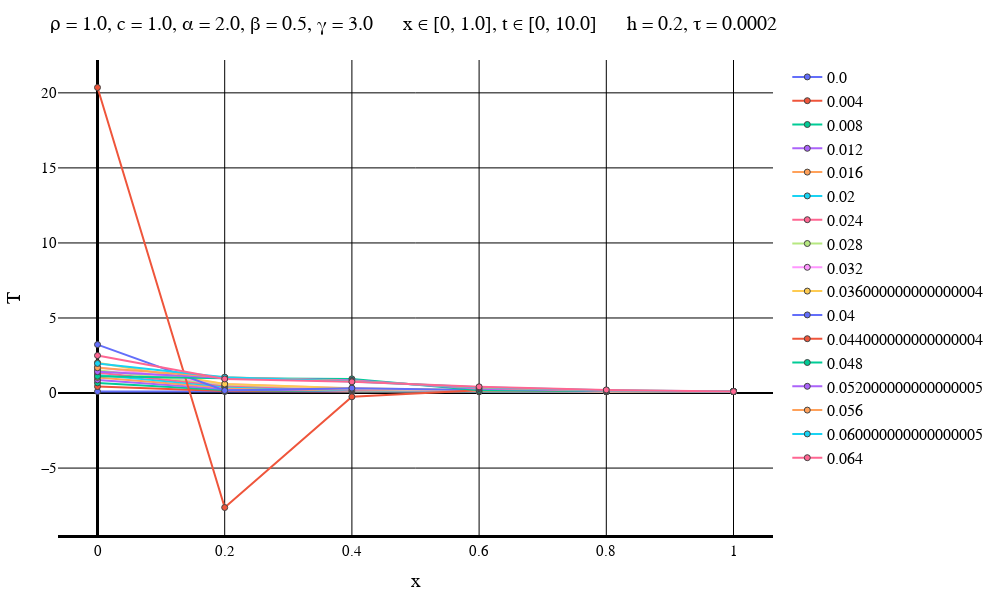

Here is the notebook cell this chart was saved with:
### Code cell
solutionFile = "D:\\Calc_Methods_2\\Lab2\\QuasilinearHeatEq\\MixedCondsRightT\\solution$numOfEq.txt"
dataFile = "D:\\Calc_Methods_2\\Lab2\\QuasilinearHeatEq\\MixedCondsRightT\\data$numOfEq.txt"
intervalFile = "D:\\Calc_Methods_2\\Lab2\\QuasilinearHeatEq\\MixedCondsRightT\\interval$numOfEq.txt"

solutionMatrix = readdlm(solutionFile)
dataVec = readdlm(dataFile)
intervalVec = readdlm(intervalFile);

L = dataVec[3]
timeEnd = dataVec[4]
numOfXIntervals = Int(intervalVec[1])
numOfTIntervals = Int(intervalVec[2])
h = L / numOfXIntervals
τ = timeEnd / numOfTIntervals
if default == true
    plotStep = trunc(Int, timeEnd / (defaultStepParam * τ))
    numOfPlots = numOfTIntervals + 1    
else
    plotStep = firstSteps
    numOfPlots = firstPlots
end
println("Шаг графика: $plotStep")
println("Время последнего графика: $((numOfPlots - 1)*τ)")
makePlot(numOfPlots, plotStep, solutionMatrix, dataVec, intervalVec, true)

### Figure 1 — Plotly figure (JSON) as saved in the notebook; plotly's stock layout.template omitted (floating-point values rounded to 4 significant figures)
{"data": [{"line": {"width": 2}, "marker": {"line": {"width": 1}, "showline": true}, "mode": "lines+markers", "name": "0.0", "type": "scatter", "x": [0, 0.2, 0.4, 0.6, 0.8, 1], "y": [0.1, 0.1, 0.1, 0.1, 0.1, 0.1]}, {"line": {"width": 2}, "marker": {"line": {"width": 1}, "showline": true}, "mode": "lines+markers", "name": "0.004", "type": "scatter", "x": [0, 0.2, 0.4, 0.6, 0.8, 1], "y": [0.4318, 0.1318, 0.1022, 0.1001, 0.1, 0.1]}, {"line": {"width": 2}, "marker": {"line": {"width": 1}, "showline": true}, "mode": "lines+markers", "name": "0.008", "type": "scatter", "x": [0, 0.2, 0.4, 0.6, 0.8, 1], "y": [0.6756, 0.1983, 0.1126, 0.1013, 0.1001, 0.1]}, {"line": {"width": 2}, "marker": {"line": {"width": 1}, "showline": true}, "mode": "lines+markers", "name": "0.012", "type": "scatter", "x": [0, 0.2, 0.4, 0.6, 0.8, 1], "y": [0.8716, 0.2769, 0.1321, 0.1046, 0.1005, 0.1]}, {"line": {"width": 2}, "marker": {"line": {"width": 1}, "showline": true}, "mode": "lines+markers", "name": "0.016", "type": "scatter", "x": [0, 0.2, 0.4, 0.6, 0.8, 1], "y": [1.042, 0.357, 0.159, 0.1109, 0.1017, 0.1]}, {"line": {"width": 2}, "marker": {"line": {"width": 1}, "showline": true}, "mode": "lines+markers", "name": "0.02", "type": "scatter", "x": [0, 0.2, 0.4, 0.6, 0.8, 1], "y": [1.201, 0.4335, 0.1911, 0.1203, 0.1037, 0.1]}, {"line": {"width": 2}, "marker": {"line": {"width": 1}, "showline": true}, "mode": "lines+markers", "name": "0.024", "type": "scatter", "x": [0, 0.2, 0.4, 0.6, 0.8, 1], "y": [1.358, 0.5033, 0.2262, 0.1326, 0.1069, 0.1]}, {"line": {"width": 2}, "marker": {"line": {"width": 1}, "showline": true}, "mode": "lines+markers", "name": "0.028", "type": "scatter", "x": [0, 0.2, 0.4, 0.6, 0.8, 1], "y": [1.525, 0.5626, 0.2623, 0.1474, 0.1113, 0.1]}, {"line": {"width": 2}, "marker": {"line": {"width": 1}, "showline": true}, "mode": "lines+markers", "name": "0.032", "type": "scatter", "x": [0, 0.2, 0.4, 0.6, 0.8, 1], "y": [1.724, 0.6034, 0.2971, 0.1639, 0.1168, 0.1]}, {"line": {"width": 2}, "marker": {"line": {"width": 1}, "showline": true}, "mode": "lines+markers", "name": "0.036000000000000004", "type": "scatter", "x": [0, 0.2, 0.4, 0.6, 0.8, 1], "y": [2.023, 0.597, 0.3264, 0.1813, 0.1234, 0.1]}, {"line": {"width": 2}, "marker": {"line": {"width": 1}, "showline": true}, "mode": "lines+markers", "name": "0.04", "type": "scatter", "x": [0, 0.2, 0.4, 0.6, 0.8, 1], "y": [3.227, 0.1652, 0.3275, 0.1972, 0.1305, 0.1]}, {"line": {"width": 2}, "marker": {"line": {"width": 1}, "showline": true}, "mode": "lines+markers", "name": "0.044000000000000004", "type": "scatter", "x": [0, 0.2, 0.4, 0.6, 0.8, 1], "y": [20.36, -7.626, -0.25, 0.1876, 0.137, 0.1]}, {"line": {"width": 2}, "marker": {"line": {"width": 1}, "showline": true}, "mode": "lines+markers", "name": "0.048", "type": "scatter", "x": [0, 0.2, 0.4, 0.6, 0.8, 1], "y": [1.118, 0.9906, 0.9423, 0.1928, 0.1352, 0.1]}, {"line": {"width": 2}, "marker": {"line": {"width": 1}, "showline": true}, "mode": "lines+markers", "name": "0.052000000000000005", "type": "scatter", "x": [0, 0.2, 0.4, 0.6, 0.8, 1], "y": [1.423, 1.016, 0.8472, 0.2887, 0.1482, 0.1]}, {"line": {"width": 2}, "marker": {"line": {"width": 1}, "showline": true}, "mode": "lines+markers", "name": "0.056", "type": "scatter", "x": [0, 0.2, 0.4, 0.6, 0.8, 1], "y": [1.686, 1.045, 0.7947, 0.3487, 0.169, 0.1]}, {"line": {"width": 2}, "marker": {"line": {"width": 1}, "showline": true}, "mode": "lines+markers", "name": "0.060000000000000005", "type": "scatter", "x": [0, 0.2, 0.4, 0.6, 0.8, 1], "y": [1.972, 1.052, 0.7672, 0.3882, 0.1907, 0.1]}, {"line": {"width": 2}, "marker": {"line": {"width": 1}, "showline": true}, "mode": "lines+markers", "name": "0.064", "type": "scatter", "x": [0, 0.2, 0.4, 0.6, 0.8, 1], "y": [2.501, 0.9399, 0.7473, 0.4156, 0.2106, 0.1]}], "layout": {"coloraxis": {"outlinecolor": "black"}, "font": {"color": "black", "family": "Time New Roman"}, "height": 600, "legend": {"font": {"size": 16}}, "margin": {"b": 50, "l": 50, "r": 50, "t": 60}, "paper_bgcolor": "white", "plot_bgcolor": "white", "title": {"autosize": false, "font": {"color": "black", "family": "Times New Roman", "size": 20}, "paper_bgcolor": "red", "text": "ρ = 1.0, c = 1.0, α = 2.0, β = 0.5, γ = 3.0      x ∈ [0, 1.0], t ∈ [0, 10.0]      h = 0.2, τ = 0.0002"}, "width": 1000, "xaxis": {"color": "black", "gridcolor": "black", "gridwidth": 1, "linecolor": "black", "linewidth": 3, "tickfont": {"size": 15}, "title": {"font": {"color": "black", "family": "Times New Roman", "size": 20}, "text": "x"}, "zerolinecolor": "black", "zerolinewidth": 3}, "yaxis": {"exponentformat": "power", "gridcolor": "black", "gridwidth": 1, "tickfont": {"size": 15}, "title": {"font": {"color": "black", "family": "Times New Roman", "size": 20}, "text": "T"}, "zerolinecolor": "black"}}}
